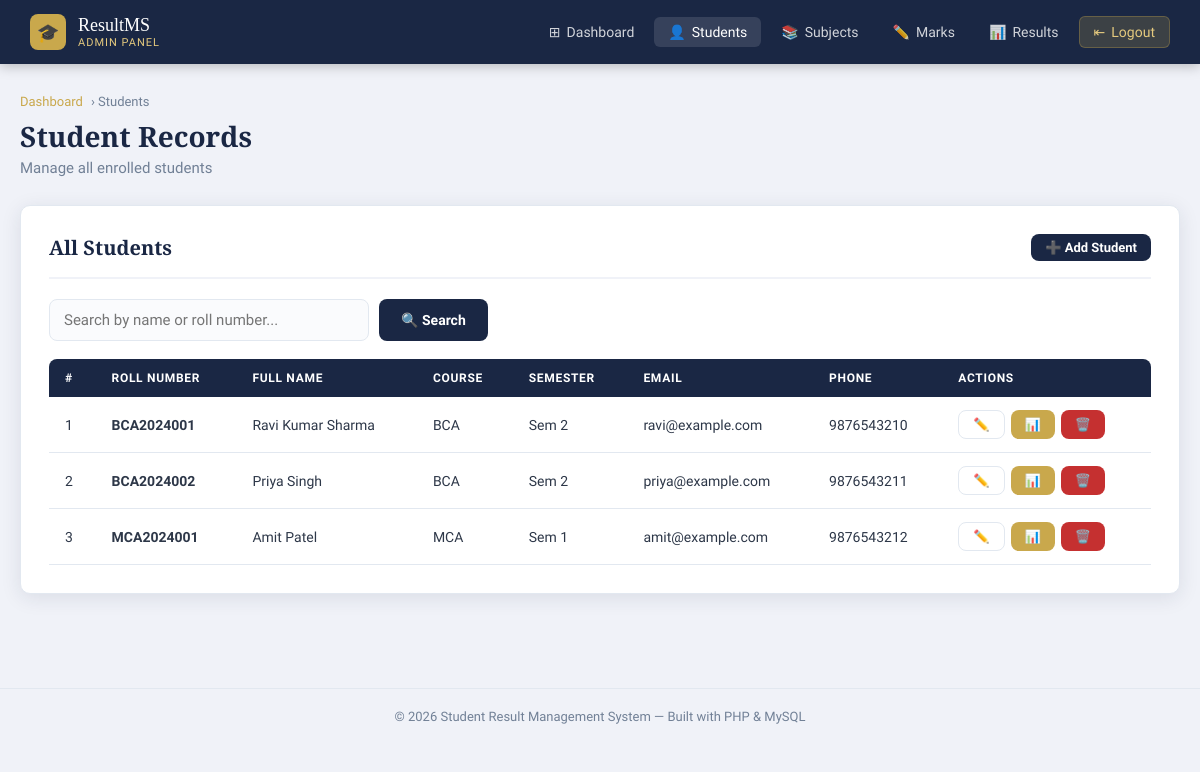
Page /students.php (signed in) on the committed database.
### tables this page shows
CREATE TABLE IF NOT EXISTS students (
    id INT AUTO_INCREMENT PRIMARY KEY,
    roll_number VARCHAR(20) NOT NULL UNIQUE,
    full_name VARCHAR(100) NOT NULL,
    email VARCHAR(100),
    phone VARCHAR(15),
    course VARCHAR(100) NOT NULL,
    semester INT NOT NULL,
    password VARCHAR(255) NOT NULL,
    created_at TIMESTAMP DEFAULT CURRENT_TIMESTAMP
);

### students.php (the view, shortened to what this page needs)
<?php
require_once '../config.php';
$search = '';
$where  = '';
$students = mysqli_query($conn, "SELECT * FROM students $where ORDER BY created_at DESC");
include '../includes/header.php';
include '../includes/admin_nav.php';
?>
<div class="page-wrapper">
    <div class="page-header">
        <div class="breadcrumb">
            <a href="dashboard.php">Dashboard</a> › Students
        </div>
        <h1>Student Records</h1>
        <p>Manage all enrolled students</p>
    </div>
    <div class="card">
        <div class="card-header">
            <h2>All Students</h2>
            <a href="add_student.php" class="btn btn-primary btn-sm">➕ Add Student</a>
        </div>
        <form method="GET" class="search-bar">
            <input type="text"
                   name="search"
                   class="form-control"
                   placeholder="Search by name or roll number..."
                   value="<?php echo htmlspecialchars($search); ?>">
            <button type="submit" class="btn btn-primary">🔍 Search</button>
        </form>
        <div class="table-wrapper">
            <table>
                <thead>
                    <tr>
                        <th>#</th>
                        <th>Roll Number</th>
                        <th>Full Name</th>
                        <th>Course</th>
                        <th>Semester</th>
                        <th>Email</th>
                        <th>Phone</th>
                        <th>Actions</th>
                    </tr>
                </thead>
                <tbody>
                    <?php
                    $i = 1;
                    while ($row = mysqli_fetch_assoc($students)):
                    ?>
                    <tr>
                        <td><?php echo $i++; ?></td>
                        <td><strong><?php echo htmlspecialchars($row['roll_number']); ?></strong></td>
                        <td><?php echo htmlspecialchars($row['full_name']); ?></td>
                        <td><?php echo htmlspecialchars($row['course']); ?></td>
                        <td>Sem <?php echo $row['semester']; ?></td>
                        <td><?php echo htmlspecialchars($row['email']); ?></td>
                        <td><?php echo htmlspecialchars($row['phone']); ?></td>
                        <td>
                            <div class="action-btns">
                                <a href="edit_student.php?id=<?php echo $row['id']; ?>"
                                   class="btn btn-outline btn-sm">✏️</a>
                                <a href="results.php?student_id=<?php echo $row['id']; ?>"
                                   class="btn btn-gold btn-sm">📊</a>
                                <a href="students.php?delete=<?php echo $row['id']; ?>"
                                   class="btn btn-danger btn-sm"
                                   onclick="return confirm('Delete this student and all their results?')">🗑️</a>
                            </div>
                        </td>
                    </tr>
                    <?php endwhile; ?>
                </tbody>
            </table>
        </div>
    </div>
</div>
<?php include '../includes/footer.php'; ?>

### header.php (style rules this page uses)
* { margin: 0; padding: 0; box-sizing: border-box; }
:root { --navy: #1a2744; --navy-lt: #243460; --gold: #c9a84c; --gold-lt: #e4c97e; --white: #ffffff; --bg: #f0f2f8; --card: #ffffff; --text: #2d3748; --muted: #718096; --border: #e2e8f0; --success: #276749; --danger: #c53030; --warning: #d97706; --info: #2b6cb0; --radius: 10px; --shadow: 0 4px 20px rgba(26,39,68,0.10); }
body { font-family: 'Source Sans 3', sans-serif; background: var(--bg); color: var(--text); min-height: 100vh; }
.page-wrapper { max-width: 1200px; margin: 0 auto; padding: 30px 20px; }
.page-header { margin-bottom: 28px; }
.page-header h1 { font-family: 'Playfair Display', serif; font-size: 28px; color: var(--navy); margin-bottom: 4px; }
.page-header p { color: var(--muted); font-size: 15px; }
.page-header .breadcrumb { display: flex; align-items: center; gap: 8px; font-size: 13px; color: var(--muted); margin-bottom: 8px; }
.page-header .breadcrumb a { color: var(--gold); text-decoration: none; }
.card { background: var(--card); border-radius: var(--radius); box-shadow: var(--shadow); padding: 28px; margin-bottom: 24px; border: 1px solid var(--border); }
.card-header { display: flex; align-items: center; justify-content: space-between; margin-bottom: 20px; padding-bottom: 16px; border-bottom: 2px solid var(--bg); }
.card-header h2 { font-family: 'Playfair Display', serif; font-size: 20px; color: var(--navy); }
.form-control { width: 100%; padding: 11px 14px; border: 1.5px solid var(--border); border-radius: 8px; font-family: 'Source Sans 3', sans-serif; font-size: 15px; color: var(--text); background: #fafbfd; transition: border-color 0.2s, box-shadow 0.2s; }
.btn { padding: 10px 22px; border: none; border-radius: 8px; font-family: 'Source Sans 3', sans-serif; font-size: 14px; font-weight: 600; cursor: pointer; text-decoration: none; display: inline-flex; align-items: center; gap: 7px; transition: all 0.2s; }
.btn-primary { background: var(--navy); color: var(--white); }
.btn-gold { background: var(--gold); color: var(--navy); }
.btn-danger { background: var(--danger); color: var(--white); }
.btn-outline { background: transparent; border: 1.5px solid var(--border); color: var(--text); }
.btn-sm { padding: 6px 14px; font-size: 13px; }
.table-wrapper { overflow-x: auto; }
table { width: 100%; border-collapse: collapse; }
thead th { background: var(--navy); color: var(--white); padding: 12px 16px; text-align: left; font-size: 12px; font-weight: 600; text-transform: uppercase; letter-spacing: 0.7px; }
thead th:first-child { border-radius: 8px 0 0 0; }
thead th:last-child { border-radius: 0 8px 0 0; }
tbody tr { border-bottom: 1px solid var(--border); transition: background 0.15s; }
tbody td { padding: 13px 16px; font-size: 14px; color: var(--text); }
.search-bar { display: flex; gap: 10px; margin-bottom: 18px; }
.search-bar .form-control { max-width: 320px; }
.action-btns { display: flex; gap: 6px; flex-wrap: wrap; }

### rows in the picture
students: roll_number "BCA2024001", full_name "Ravi Kumar Sharma", course "BCA", semester "2", email "ravi@example.com", phone "9876543210"
students: roll_number "BCA2024002", full_name "Priya Singh", course "BCA", semester "2", email "priya@example.com", phone "9876543211"
students: roll_number "MCA2024001", full_name "Amit Patel", course "MCA", semester "1", email "amit@example.com", phone "9876543212"

### other values in the picture
SITE_NAME "Student Result Management System"
